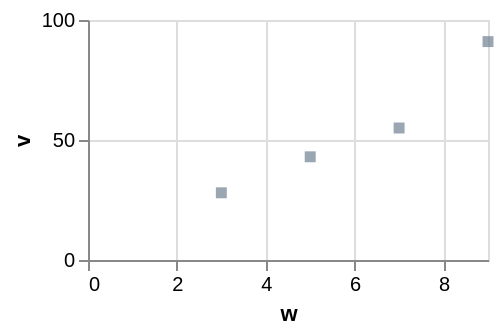

Here is the Vega-Lite specification saved for this chart:
### Vega-Lite specification from a JSON file in a GitHub repository (floating-point values rounded to 4 significant figures)
{"$schema": "https://vega.github.io/schema/vega-lite/v6.json", "width": 200, "height": 120, "data": {"values": [{"c": "alpha", "v": 28, "w": 3, "t": "2024-01-07"}, {"c": "beta", "v": 55, "w": 7, "t": "2024-03-19"}, {"c": "gamma", "v": 43, "w": 5, "t": "2024-06-02"}, {"c": "delta", "v": 91, "w": 9, "t": "2024-09-11"}]}, "mark": {"type": "square", "fill": "slategrey"}, "encoding": {"x": {"field": "w", "type": "quantitative"}, "y": {"field": "v", "type": "quantitative"}}}
